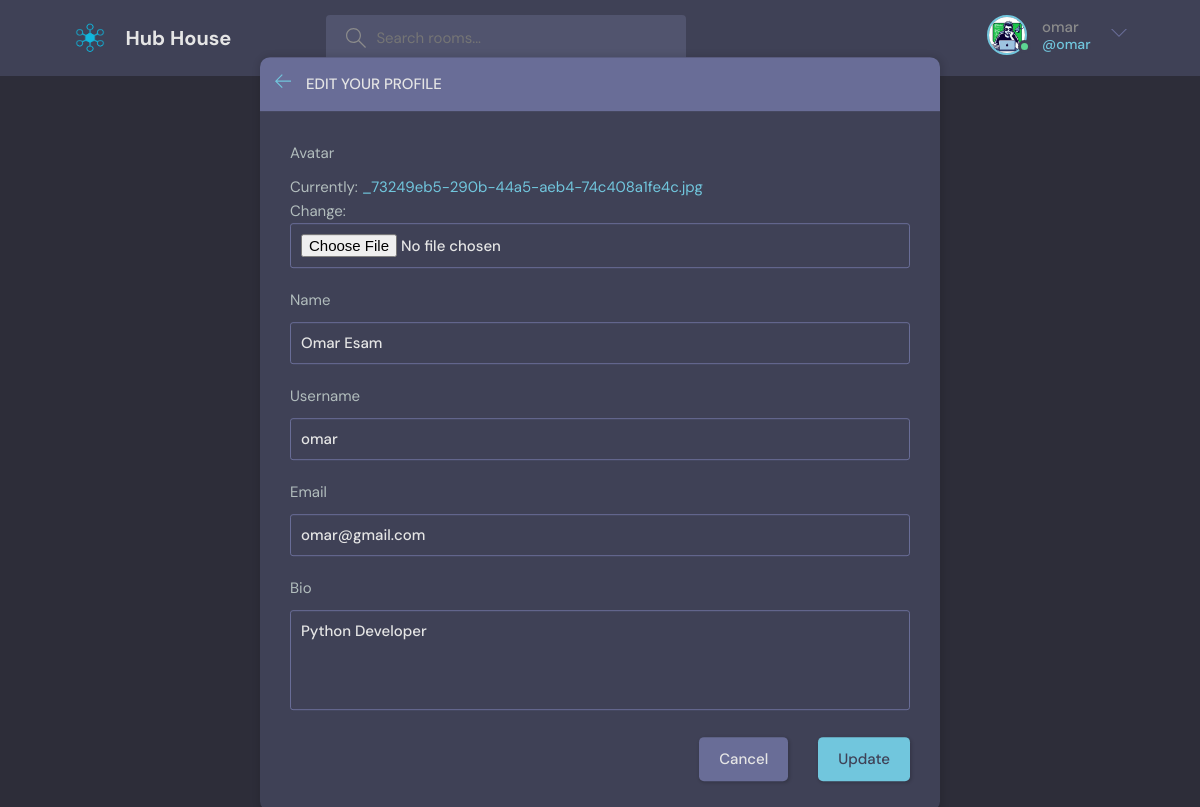
The app's page /update-profile/ (signed in) with its own data.
### base/models.py (models this page shows, shortened)
class User(AbstractUser):
    slug = models.SlugField(primary_key=True,unique=True, blank=True, editable=False)
    username = models.CharField(max_length=150, unique=True)
    name = models.CharField(max_length=250, null=True)
    email = models.EmailField(unique=True, null=True)
    bio = models.TextField(null=True)
    avatar = models.ImageField(null = True, default = "avatar.svg")
    USERNAME_FIELD = 'email'
    REQUIRED_FIELDS = [
    ]

### base/views.py (the view, shortened to what this page needs)
# urls.py: path('update-profile/', views.updateProfile, name='update-profile'),
@login_required(login_url='login')
def updateProfile(request):
    user = request.user
    form = UserForm(instance=user)
    context = {'form': form}
    return render(request, 'base/updateProfile.html', context)

### base/forms.py
class UserForm(ModelForm):
    class Meta:
        model = User
        fields = ['avatar','name','username', 'email', 'bio']

### base/templates/base/updateProfile.html (shortened to what this page needs)
{% extends 'main.html' %}
{% block content %}
    <main class="update-account layout">
        <div class="container">
            <div class="layout__box">
                <div class="layout__boxHeader">
                    <div class="layout__boxTitle">
                        <a href="{% url 'home' %}">
                            <svg version="1.1" xmlns="http://www.w3.org/2000/svg" width="32" height="32"
                                viewBox="0 0 32 32">
                                <title>arrow-left</title>
                                <path
                                    d="M13.723 2.286l-13.723 13.714 13.719 13.714 1.616-1.611-10.96-10.96h27.625v-2.286h-27.625l10.965-10.965-1.616-1.607z">
                                </path>
                            </svg>
                        </a>
                        <h3>Edit your profile</h3>
                    </div>
                </div>
                <div class="layout__body">
                    <form class="form" action="" method="POST" enctype="multipart/form-data">
                        {% for field in form %}
                        <div class="form__group">
                            <label for="profile_pic">{{field.label}}</label>
                            {{field}}
                        </div>
                        {% endfor %}
                        <div class="form__action">
                            <a class="btn btn--dark" href="{% url 'profile' request.user.slug %}">Cancel</a>
                            <button class="btn btn--main" type="submit">Update</button>
                        </div>
                    </form>
                </div>
            </div>
        </div>
    </main>
    {% endblock content %}

### templates/navbar.html (shortened to what this page needs)
{% load static %}
<header class="header header--loggedIn">
    <div class="container">
      <a href="{% url 'home' %}" class="header__logo">
        <img src="{% static 'images/hubLogo.png' %}" />
        <h1>Hub House</h1>
      </a>
      <form class="header__search" method="GET" action="{% url 'home' %}">
        <label>
          <input name="q" placeholder="Search rooms..." />
        </label>
      </form>
      <nav class="header__menu">
        {% if request.user.is_authenticated %}
        <div class="header__user">
          <a href="{% url 'profile' slug=request.user.slug|default:'guest' %}">
            <div class="avatar avatar--medium active">
              <img src="{{request.user.avatar.url}}" />
            </div>
            <p>{{request.user.username}} <span>@{{request.user.username}} </span></p>
          </a>
          <button class="dropdown-button">
            <svg version="1.1" xmlns="http://www.w3.org/2000/svg" width="32" height="32" viewBox="0 0 32 32">
              <title>chevron-down</title>
              <path d="M16 21l-13-13h-3l16 16 16-16h-3l-13 13z"></path>
            </svg>
          </button>
        </div>
        {% else %}
        <a href="{% url 'login' %}">
          <img src="{% static 'images/avatar.svg' %}" />
          <p>Login</p>
        </a>
        {% endif %}
      </nav>
    </div>
  </header>

### records on screen
User: user.avatar (picture), user.username "omar", form "Omar Esam" "omar" "omar@gmail.com" "Python Developer"

### other values on screen
{{ field.label }} "Avatar" "Name" "Username" "Email" "Bio"
